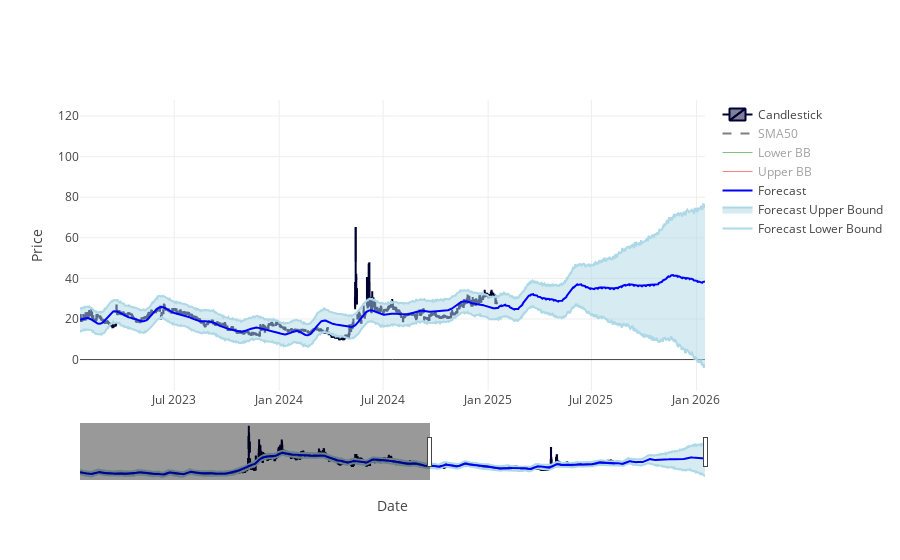

The notebook cell this image was saved under:
### Code cell
plot_raw_data(forecast_candlestick_df)

### Figure 1 — Plotly figure (JSON) as saved in the notebook; plotly's stock layout.template omitted (floating-point values rounded to 4 significant figures; data arrays with more than 128 entries replaced by an {"elided": "..."} marker saying what was removed)
{"data": [{"line": {"color": "lightblue", "width": 2}, "name": "Forecast Lower Bound", "type": "scatter", "x": {"elided": "1825 str values"}, "y": {"elided": "1825 float values"}}, {"fill": "tonextx", "line": {"color": "lightblue", "width": 2}, "name": "Forecast Upper Bound", "opacity": 0.01, "type": "scatter", "x": {"elided": "1825 str values"}, "y": {"elided": "1825 float values"}}, {"line": {"color": "blue", "width": 2}, "mode": "lines", "name": "Forecast", "type": "scatter", "x": {"elided": "1825 str values"}, "y": {"elided": "1825 float values"}}, {"line": {"color": "red", "width": 1}, "name": "Upper BB", "type": "scatter", "visible": "legendonly", "x": {"elided": "1825 str values"}, "y": {"elided": "1825 float values"}}, {"line": {"color": "green", "width": 1}, "name": "Lower BB", "type": "scatter", "visible": "legendonly", "x": {"elided": "1825 str values"}, "y": {"elided": "1825 float values"}}, {"line": {"color": "black", "dash": "dash", "width": 2}, "name": "SMA50", "type": "scatter", "visible": "legendonly", "x": {"elided": "1825 str values"}, "y": {"elided": "1825 float values"}}, {"close": {"elided": "1825 float values"}, "high": {"elided": "1825 float values"}, "low": {"elided": "1825 float values"}, "name": "Candlestick", "open": {"elided": "1825 float values"}, "type": "candlestick", "x": {"elided": "1825 str values"}}], "layout": {"xaxis": {"range": ["2023-01-17T00:00:00", "2026-01-16T00:00:00"], "rangeslider": {"visible": true}, "title": {"text": "Date"}}, "yaxis": {"title": {"text": "Price"}}}}
